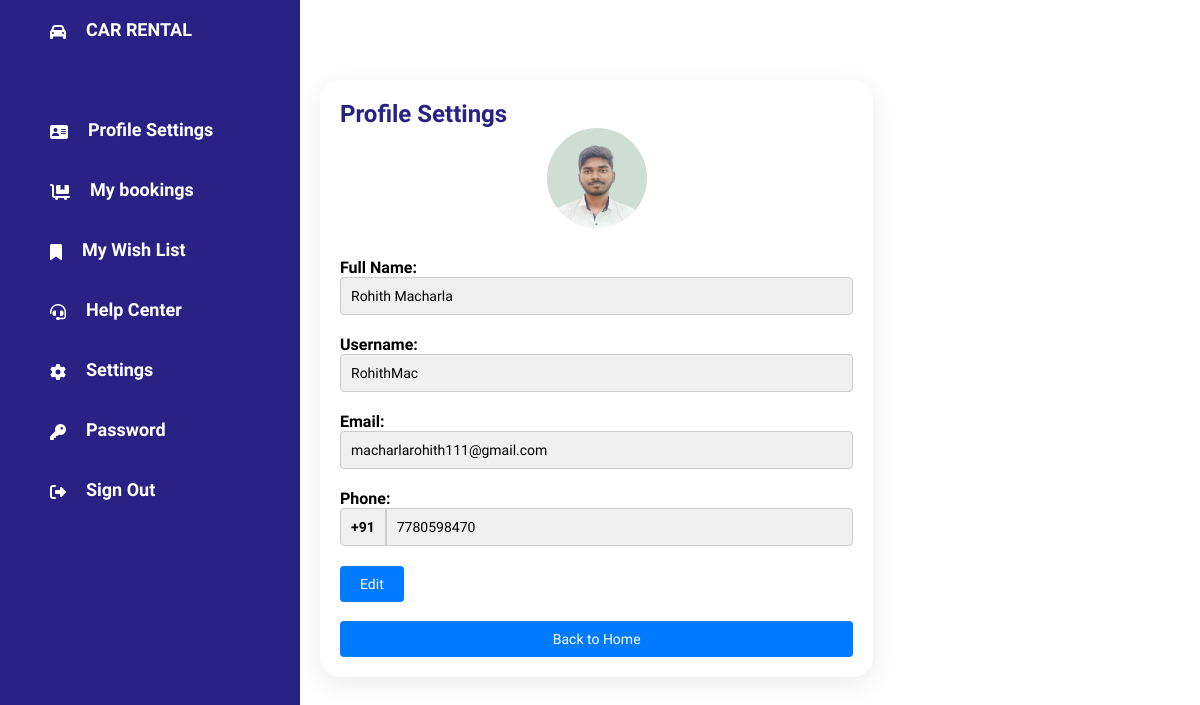
The app's page /profilesettings.php (signed in) with its own data.
### tables this page shows
CREATE TABLE `users` (
  `FullName` varchar(40) NOT NULL,
  `UserName` varchar(40) NOT NULL,
  `EMail` varchar(50) NOT NULL,
  `Phone` varchar(10) NOT NULL,
  `Password` char(255) NOT NULL,
  `profile_photo` longblob NOT NULL
);

### profilesettings.php (the view, shortened to what this page needs)
<?php
include('config.php');
$username = $_SESSION['username'];
$stmt = $conn->prepare("SELECT fullname, username, email, phone, profile_photo FROM users WHERE username = :username");
$stmt->bindParam(':username', $username);
$stmt->execute();
$user = $stmt->fetch(PDO::FETCH_ASSOC);
?>
<!DOCTYPE html>
<html lang="en">
<head>
    <link rel="stylesheet" href="css/user.css">
</head>
<body>
    <?php include('navigation.php'); ?>
    <div class="details">
        <div class="recentOrders">
            <div class="cardHeader">
                <h2>Profile Settings</h2>
            </div>
            <form action="profilesettings.php" method="post" enctype="multipart/form-data">
                <div class="form-group">
                    <div class="profile-photo-container">
                        <img src="<?php echo htmlspecialchars($user['profile_photo']); ?>" alt="Profile Photo">
                    </div>
                </div>
                <div class="form-group">
                    <label for="fullname">Full Name:</label>
                    <input type="text" id="fullname" name="fullname" value="<?php echo htmlspecialchars($user['fullname']); ?>" readonly>
                </div>
                <div class="form-group">
                    <label for="username">Username:</label>
                    <input type="text" id="username" name="username" value="<?php echo htmlspecialchars($user['username']); ?>" readonly>
                </div>
                <div class="form-group">
                    <label for="email">Email:</label>
                    <input type="email" id="email" name="email" value="<?php echo htmlspecialchars($user['email']); ?>" readonly>
                </div>
                <div class="form-group">
                    <label for="phone">Phone:</label>
                    <div class="phone-container">
                        <span class="country-code">+91</span>
                        <input type="tel" id="phone" name="phone" pattern="[0-9]{10}" maxlength="10" value="<?php echo htmlspecialchars($user['phone']); ?>" readonly>
                    </div>
                </div>
                <button type="button" id="editButton">Edit</button>
            </form>
            <br>
            <button type="button" onclick="location.href='home.php'">Back to Home</button>
        </div>
    </div>
</body>
</html>

### css/user.css (style rules this page uses)
* { font-family: "Ubuntu", sans-serif; margin: 0; padding: 0; box-sizing: border-box; }
:root { --blue: #2a2185; --white: #fff; --gray: #f5f5f5; --black1: #222; --black2: #999; }
body { min-height: 100vh; overflow-x: hidden; }
.details { position: relative; width: 100%; padding: 20px; display: grid; grid-template-columns: 2fr 1fr; grid-gap: 30px; }
.details .recentOrders { position: relative; display: grid; min-height: 500px; background: var(--white); padding: 20px; box-shadow: 0 7px 25px rgba(0, 0, 0, 0.08); border-radius: 20px; }
.details .cardHeader { display: flex; justify-content: space-between; align-items: flex-start; }
.cardHeader h2 { font-weight: 600; color: var(--blue); }

### css/navigation.css (style rules this page uses)
* { font-family: "Ubuntu", sans-serif; margin: 0; padding: 0; }
:root { --blue: #2a2185; --white: #fff; --gray: #f5f5f5; --black1: #222; --black2: #999; }
body { min-height: 100vh; overflow-x: hidden; }

### profilesettings.php (style rules this page uses)
.form-group { margin-bottom: 20px; }
label { font-weight: bold; }
input[type="text"], input[type="email"], input[type="tel"] { width: 100%; padding: 10px; border: 1px solid #ccc; border-radius: 4px; font-size: 14px; }
button { background-color: #007bff; color: #fff; border: none; padding: 10px 20px; border-radius: 4px; cursor: pointer; font-size: 14px; }
.profile-photo-container { display: flex; flex-direction: column; align-items: center; }
.profile-photo-container img { width: 100px; height: 100px; border-radius: 50%; margin-bottom: 10px; }
input[readonly] { background-color: #f0f0f0; }
.phone-container { display: flex; align-items: center; }
.country-code { background-color: #f0f0f0; padding: 10px; border: 1px solid #ccc; border-radius: 4px 0 0 4px; font-size: 14px; font-weight: bold; }
input[type="tel"] { border-radius: 0 4px 4px 0; flex: 1; }

### records on screen
users: profile_photo (picture), fullname "Rohith Macharla", username "RohithMac", email "macharlarohith111@gmail.com", phone "7780598470"
